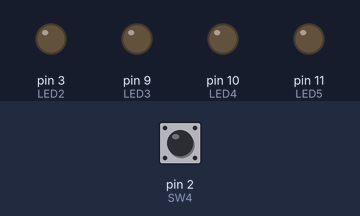
The sketch below on a simulated Arduino Uno, built with avr-gcc and run on an emulated ATmega328P. On the bench: output pins drawn as LEDs (lit = HIGH). Dashed ring = blinking. The test bench sets the inputs (shaded band); at power-on: pin 2 (SW4) HIGH. Pins used as bus, display or sensor lines are not drawn.

Above: at 3.2 s.
3.3 s: pin 2 (SW4) pulled LOW for 0.15 s
At 3.4 s:
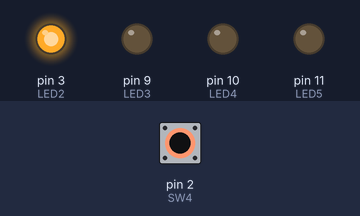
At 3.8 s:
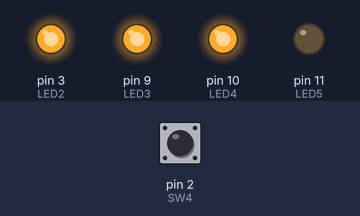
6.3 s: pin 2 (SW4) pulled LOW for 3.2 s
At 7.0 s:
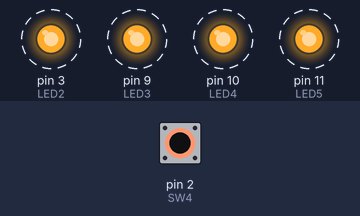
Timing chart, 0 to 10.8 s (numbered marks = the images above; inputs shaded):
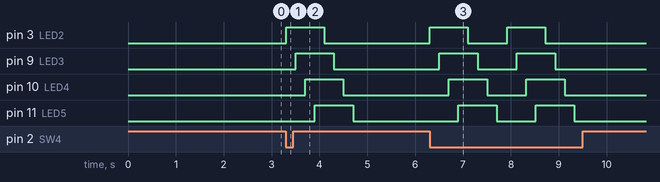

The sketch:

Activity_B04_Constants_Variables.ino
```cpp
/* ================================================================================
Beginner Activity 4: Constants and Variables [Activity_B04_Constants_Variables]
Version: 1.2
Updated: September 7, 2026

Platform: mirobo.tech ARPS-2 circuit (any configuration)
Requires: ARPS2.h header file
=================================================================================*/
// IMPORTANT: Make sure that ARPS2.h is accessible as a tab in this project.
#include "ARPS2.h"      // Define ARPS-2 I/O devices

// ---- Program Constants ----------------
const int BLINK_DELAY = 200;

// ---- Program Variables ----------------
bool SW4_pressed;
bool display_pattern = false;

void setup()
{
    // Configure Arduino UNO status LED as output
    pinMode(LED_BUILTIN, OUTPUT);
    digitalWrite(LED_BUILTIN, HIGH);    // Status LED on

    // Configure ARPS-2 LEDs as outputs
    pinMode(LED2, OUTPUT);
    pinMode(LED3, OUTPUT);
    pinMode(LED4, OUTPUT);
    pinMode(LED5, OUTPUT);

    // Configure ARPS-2 pushbuttons as inputs
    // NOTE: Arduino UNO Rev 3 users should comment out the SW2 and SW3
    // lines below, since these pins are shared with the USB serial port.
    pinMode(SW2, INPUT_PULLUP);
    pinMode(SW3, INPUT_PULLUP);
    pinMode(SW4, INPUT_PULLUP);
    pinMode(SW5, INPUT_PULLUP);

    Serial.begin(9600);                 // Initialize serial output for debugging
    delay(2000);                        // Give the Serial Monitor time to connect
}

void loop()
{
    SW4_pressed = (digitalRead(SW4) == LOW);

    // Start pattern with SW4 press
    if (SW4_pressed)
    {
        display_pattern = true;
    }

    // LED pattern
    if (display_pattern)
    {
        digitalWrite(LED2, HIGH);
        delay(BLINK_DELAY);
        digitalWrite(LED3, HIGH);
        delay(BLINK_DELAY);
        digitalWrite(LED4, HIGH);
        delay(BLINK_DELAY);
        digitalWrite(LED5, HIGH);
        delay(BLINK_DELAY);
        digitalWrite(LED2, LOW);
        delay(BLINK_DELAY);
        digitalWrite(LED3, LOW);
        delay(BLINK_DELAY);
        digitalWrite(LED4, LOW);
        delay(BLINK_DELAY);
        digitalWrite(LED5, LOW);
        delay(BLINK_DELAY);
        display_pattern = false;
    }

    delay(20);  // Short delay for button debouncing
}


/* ================================================================================
Guided Exploration
================================================================================

Good programs are written for two audiences: the computer that runs
them and the people who read them. Constants, variables, and
meaningful names are how programmers communicate intent to others -
not just about what the code does, but why it does it. The concepts
introduced in this activity will make your programs easier to read,
easier to change, and easier to debug.

This activity introduces two new ideas: named constants, which hold
a value that never changes while the program runs, and variables,
whose values do change - including Boolean variables, which store a
simple true/false state. You'll also see how Serial.print() can
reveal what a variable's value is at a specific moment, one of the
most useful tools for understanding and debugging your own programs.

--------------------------------------------------------------------------------
GE 1 - Program constants
--------------------------------------------------------------------------------

There are several new concepts in this program, so let's start with
the simplest one - program constants:

Example code:

// ---- Program Constants ----------------
const int BLINK_DELAY = 200;

A program constant is a named, unchanging value used in place of a
number in a program. Here, 'BLINK_DELAY' is defined as a constant
integer ('const' meaning constant, 'int' meaning a whole number) with
a value of 200. This value will not change while the program runs.
(The names of constants are written in ALL_CAPS by convention, to
distinguish them from variables.)

Using a named constant instead of a bare number provides two
important benefits. First, the name 'BLINK_DELAY' is descriptive - it
tells anyone reading the program what 200 actually means. Second,
every part of the program that uses BLINK_DELAY can be updated simply
by changing one value at the top of the program.

Run the program and observe the blink rate. Then change BLINK_DELAY
to 100 and run it again, then try 50. Think about how much longer it
would have taken to update every delay() call individually.

This program uses two types: 'int' for integer (whole number) values,
and 'bool' for Boolean (true/false) values. A third common type,
'float', is used for numbers with decimal parts (for example,
3.14159). Unlike MicroPython, which infers the type of a value
automatically, Arduino C requires every constant and variable to be
declared with an explicit type - which is why 'const int' and 'bool'
appear in this program's declarations.

--------------------------------------------------------------------------------
GE 2 - Boolean variables and global initialization
--------------------------------------------------------------------------------

The second concept introduced here is the use of Boolean variables.
Variables are named like constants, but their values are expected to
change as the program runs. This program defines two variables:

Example code:

// ---- Program Variables ----------------
bool SW4_pressed;
bool display_pattern = false;

Notice that SW4_pressed is declared without being assigned a value.
Global variables - variables declared outside of setup() and loop() -
are automatically initialized to a default value (false, for a bool)
by the compiler, so SW4_pressed safely starts as false even without
being explicitly set to false. This is different from local variables
declared inside a function, which are uninitialized and can hold an
unpredictable value until your code assigns it one. Setting a value
explicitly, the way display_pattern does, is good practice because
it tells any reader the variable's starting state at a glance,
without them needing to think about global and local variable rules.

Both variables will switch between true and false while the program
runs. Since the result of an if condition is either true or false,
Boolean variables can be a useful shortcut in if conditions.
Instead of writing:

Example code:

if (display_pattern == true)

the program uses:

Example code:

if (display_pattern)

Both mean the same thing - the second simply uses the variable's own
true or false state directly, without needing the separate comparison
to true or false. The Boolean variable is already true or false.

Explain which part of the program sets display_pattern to true, and
which part resets it to false.

--------------------------------------------------------------------------------
GE 3 - Debugging with Serial.print()
--------------------------------------------------------------------------------

Sometimes you need to see what your program is doing to understand if it's
working properly. Printing the current value of a variable to the Serial
Monitor at a specific moment in time is one way to do that. Arduino's
Serial.print() and Serial.println() functions send text to the Serial
Monitor in the Arduino IDE (opened from the Tools menu, or
Ctrl+Shift+M), making them essential tools for understanding and
debugging programs. The Serial.begin(9600) call in setup() initializes
the serial connection - make sure the Serial Monitor is set to the
same baud rate (9600).

Add these lines inside the 'if (SW4_pressed)' block to print the value
of display_pattern each time SW4 is pressed:

Example code:

if (SW4_pressed)
{
    display_pattern = true;
    Serial.print("display_pattern: ");
    Serial.println(display_pattern);
}

Run the program, open the Serial Monitor, and press SW4. Do you see
the output you expected? Note that Serial.println() prints Boolean
values as 1 (true) or 0 (false).

Now add a Serial.println() call inside the 'if (display_pattern)'
block, just before 'display_pattern = false', to show the moment it
resets:

Example code:

    Serial.println("display_pattern reset to: false");

You'll see Serial.print() used again in the next activity. Revealing variable
state at key moments is one of the most practical debugging techniques you
can use.

--------------------------------------------------------------------------------
GE 4 - The SW4_pressed variable
--------------------------------------------------------------------------------

The SW4_pressed variable is assigned using this statement:

Example code:

SW4_pressed = (digitalRead(SW4) == LOW);

SW4 is read and compared with LOW because it is wired as an
active-low input. If SW4 reads LOW, the expression evaluates to true
and SW4_pressed becomes true - which, in turn, enables it to be used
directly in any if condition.

The name SW4_pressed carries meaning: it will be true only when SW4
is actually being pressed. This makes the if condition that follows
the switch input clear and unambiguous:

Example code:

if (SW4_pressed)

A programmer reading this code doesn't need to know whether the
switch is active-high or active-low - that detail is handled once, at
the top of the loop, and hidden behind a meaningful variable name.

Could the program use a similar approach to detect a button being
released? Write an appropriate variable name and expression that
would be true only when SW4 is not being pressed.

--------------------------------------------------------------------------------
GE 5 - Looking ahead to Exploration
--------------------------------------------------------------------------------

The program so far uses a single constant and two Boolean variables.
The next file, ARPS2-B04-Constants-Variables-Exploration, extends
these ideas with multiple constants, multiple named button variables,
and a variable delay that changes at runtime.

Before loading and running that program, read through its code and
try to predict what each button will do and how the program works.
Which parts of the code made your prediction easier?


================================================================================
Extension Activities
================================================================================

The programs you write from here on should use named constants and
variables from the start - choose names that describe what a value
represents, not just what type it is. A name like 'SW4_pressed' tells
a reader far more than 'button' or 'b2'. Treat naming as part of program
design, not as an afterthought.

--------------------------------------------------------------------------------
EA 1 - Start/Stop buttons
--------------------------------------------------------------------------------

Re-create the Start-Stop pushbutton program from Activity 3 using
named button variables and a logical variable for the machine state.
(Activity 3's Start-Stop problem is re-printed, below.)

Create a program that simulates the 'Start' and 'Stop' buttons found
on large industrial machines. The machine (simulated by an LED)
should turn on when the 'Start' button is pressed and remain on until
the 'Stop' button is pressed. Ensure that the machine cannot be
turned on while the Stop button is being pressed.

--------------------------------------------------------------------------------
EA 2 - Toggle button
--------------------------------------------------------------------------------

Create the code for a toggle button - a type of switch behaviour that
uses a single button to alternately turn a device on and off. The
output should only change when the button transitions from not
pressed to pressed, so holding the button should not cause repeated
toggling.

You will need three variables: one for the current LED state, one
for the current button state, and one for the previous button state.
Start a new program with something like:

Example code:

bool LED2_on = false;
bool toggle_pressed = false;
bool toggle_last = false;

At the end of each loop, save the current value of toggle_pressed into
toggle_last before reading the new button state. A toggle should only
happen when toggle_pressed is true and toggle_last was false - meaning
a new press has just occurred.

--------------------------------------------------------------------------------
EA 3 - Per-button toggles
--------------------------------------------------------------------------------

Extend the toggle button program from EA 2 so that each pushbutton
toggles its corresponding LED, allowing any combination of LEDs to be
set simply by pressing each of ARPS-2's individual buttons.

--------------------------------------------------------------------------------
EA 4 - Bicycle turn signal
--------------------------------------------------------------------------------

Re-create the bicycle turn signal circuit from Activity 3 using named
button variables and logical variables for the turn signal state.

The circuit uses four LEDs in a row, just like your circuit, controlled
by two pushbuttons on the bicycle's handlebars. Write a program to simulate
the turn signal using one or more of ARPS-2's LEDs to indicate a left
or right turn while the corresponding button is held.

For an extra challenge, add brake functionality or a bell/horn
feature. Can you make the brake or horn operate while the turn signal
is active? What makes doing this so difficult?

--------------------------------------------------------------------------------
Project: LED Level Indicator
--------------------------------------------------------------------------------

Are you looking for a bigger challenge that pulls all of these ideas
together? ARPS2-B04-Level-Indicator-Project is a separate, open-ended
project file that asks you to build a four-LED bar graph controlled by
two buttons, using named constants and the edge-detection pattern from
EA 2 (toggle). It's provided as a skeleton with TODOs rather than as a
finished program, and is a good next step if you'd like to complete a
program on your own instead of following guided steps.

*/
```

Source omitted: ARPS2.h (10075 bytes)

Measured:
- after the input at 3.3 s, pin 3 (LED2): LOW → HIGH at once, → LOW 0.80 s later; pin 9 (LED3): LOW → HIGH after 0.20 s, → LOW 0.80 s later; pin 10 (LED4): LOW → HIGH after 0.40 s, → LOW 0.80 s later; pin 11 (LED5): LOW → HIGH after 0.60 s, → LOW 0.80 s later
- after the input at 6.3 s, pin 3 (LED2): alternates HIGH for 0.80 s and LOW for 0.82 s, 4 changes in all, then stays LOW, starting at once; pin 9 (LED3): alternates HIGH for 0.80 s and LOW for 0.82 s, 4 changes in all, then stays LOW, starting after 0.20 s
